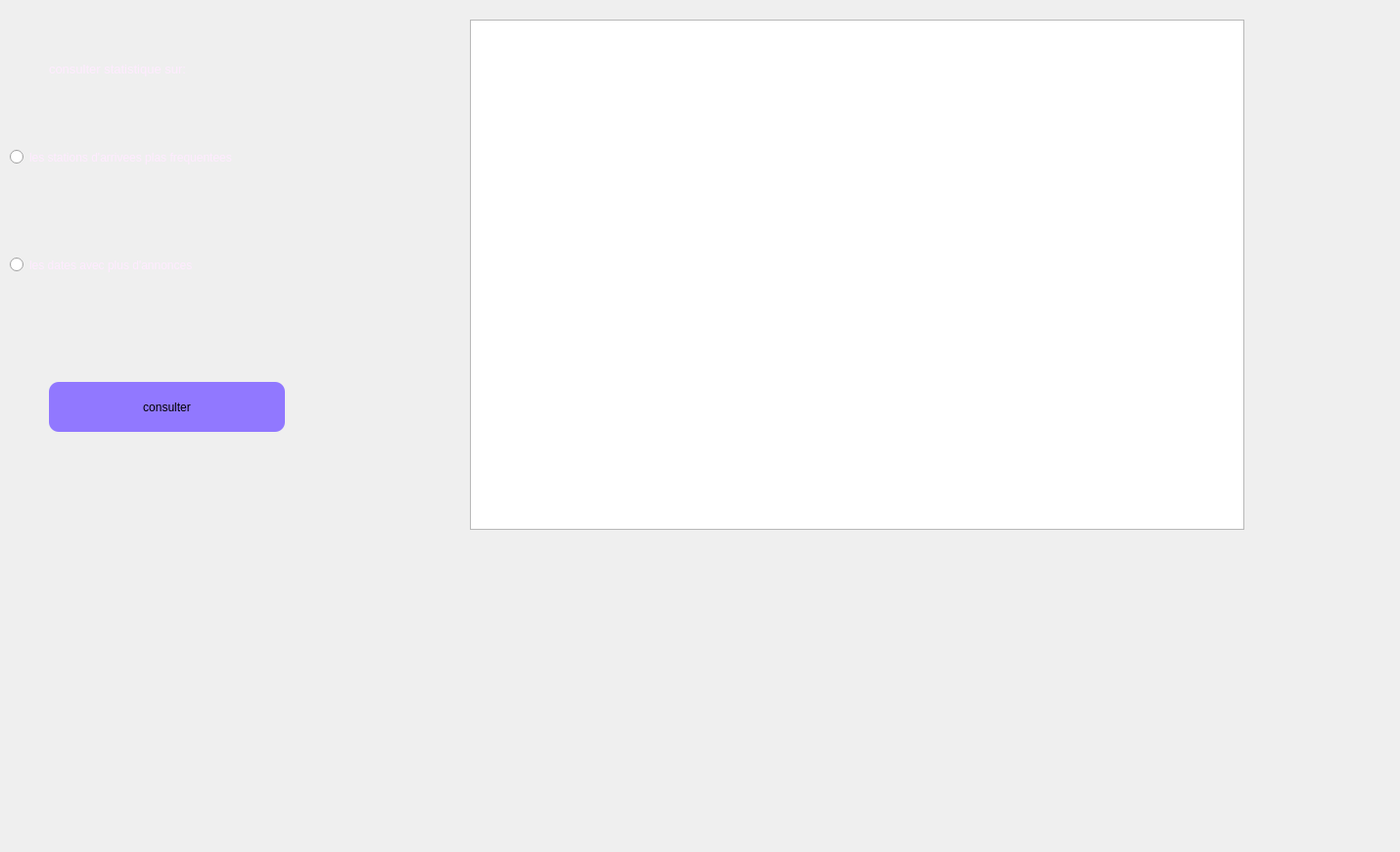
      <widget class="QWidget" name="tab_7">
       <attribute name="title">
        <string>consulter statistique</string>
       </attribute>
       <widget class="QLabel" name="label_16">
        <property name="geometry">
         <rect>
          <x>0</x>
          <y>0</y>
          <width>471</width>
          <height>321</height>
         </rect>
        </property>
        <property name="text">
         <string/>
        </property>
        <property name="pixmap">
         <pixmap>../../OneDrive/Documents/images/bg.jpg</pixmap>
        </property>
       </widget>
       <widget class="QRadioButton" name="stastat">
        <property name="geometry">
         <rect>
          <x>10</x>
          <y>120</y>
          <width>461</width>
          <height>81</height>
         </rect>
        </property>
        <property name="palette">
         <palette>
          <active>
           <colorrole role="WindowText">
            <brush brushstyle="SolidPattern">
             <color alpha="255">
              <red>255</red>
              <green>235</green>
              <blue>255</blue>
             </color>
            </brush>
           </colorrole>
          </active>
          <inactive>
           <colorrole role="WindowText">
            <brush brushstyle="SolidPattern">
             <color alpha="255">
              <red>255</red>
              <green>235</green>
              <blue>255</blue>
             </color>
            </brush>
           </colorrole>
          </inactive>
          <disabled>
           <colorrole role="WindowText">
            <brush brushstyle="SolidPattern">
             <color alpha="255">
              <red>120</red>
              <green>120</green>
              <blue>120</blue>
             </color>
            </brush>
           </colorrole>
          </disabled>
         </palette>
        </property>
        <property name="text">
         <string>les stations d'arrivees plas frequentees</string>
        </property>
       </widget>
       <widget class="QRadioButton" name="datestat">
        <property name="geometry">
         <rect>
          <x>10</x>
          <y>240</y>
          <width>391</width>
          <height>61</height>
         </rect>
        </property>
        <property name="palette">
         <palette>
          <active>
           <colorrole role="WindowText">
            <brush brushstyle="SolidPattern">
             <color alpha="255">
              <red>255</red>
              <green>235</green>
              <blue>255</blue>
             </color>
            </brush>
           </colorrole>
          </active>
          <inactive>
           <colorrole role="WindowText">
            <brush brushstyle="SolidPattern">
             <color alpha="255">
              <red>255</red>
              <green>235</green>
              <blue>255</blue>
             </color>
            </brush>
           </colorrole>
          </inactive>
          <disabled>
           <colorrole role="WindowText">
            <brush brushstyle="SolidPattern">
             <color alpha="255">
              <red>120</red>
              <green>120</green>
              <blue>120</blue>
             </color>
            </brush>
           </colorrole>
          </disabled>
         </palette>
        </property>
        <property name="text">
         <string>les dates avec plus d'annonces</string>
        </property>
       </widget>
       <widget class="QLabel" name="label_59">
        <property name="geometry">
         <rect>
          <x>50</x>
          <y>50</y>
          <width>331</width>
          <height>41</height>
         </rect>
        </property>
        <property name="palette">
         <palette>
          <active>
           <colorrole role="WindowText">
            <brush brushstyle="SolidPattern">
             <color alpha="255">
              <red>255</red>
              <green>235</green>
              <blue>255</blue>
             </color>
            </brush>
           </colorrole>
          </active>
          <inactive>
           <colorrole role="WindowText">
            <brush brushstyle="SolidPattern">
             <color alpha="255">
              <red>255</red>
              <green>235</green>
              <blue>255</blue>
             </color>
            </brush>
           </colorrole>
          </inactive>
          <disabled>
           <colorrole role="WindowText">
            <brush brushstyle="SolidPattern">
             <color alpha="255">
              <red>120</red>
              <green>120</green>
              <blue>120</blue>
             </color>
            </brush>
           </colorrole>
          </disabled>
         </palette>
        </property>
        <property name="text">
         <string>&lt;html&gt;&lt;head/&gt;&lt;body&gt;&lt;p&gt;&lt;span style=&quot; font-size:10pt;&quot;&gt;consulter statistique sur:&lt;/span&gt;&lt;/p&gt;&lt;/body&gt;&lt;/html&gt;</string>
        </property>
       </widget>
       <widget class="QTableView" name="tabstatan">
        <property name="geometry">
         <rect>
          <x>480</x>
          <y>20</y>
          <width>791</width>
          <height>521</height>
         </rect>
        </property>
       </widget>
       <widget class="QPushButton" name="consulterstatan">
        <property name="geometry">
         <rect>
          <x>50</x>
          <y>390</y>
          <width>241</width>
          <height>51</height>
         </rect>
        </property>
        <property name="cursor">
         <cursorShape>PointingHandCursor</cursorShape>
        </property>
        <property name="styleSheet">
         <string notr="true">background-color: rgb(0, 0, 255);
background-color: rgb(145, 120, 255);
border-radius: 10px;</string>
        </property>
        <property name="text">
         <string>consulter</string>
        </property>
       </widget>
       <widget class="QLabel" name="label_37">
        <property name="geometry">
         <rect>
          <x>-10</x>
          <y>-10</y>
          <width>1421</width>
          <height>861</height>
         </rect>
        </property>
        <property name="text">
         <string/>
        </property>
        <property name="pixmap">
         <pixmap>../images/bg.v1.jpg</pixmap>
        </property>
       </widget>
       <zorder>label_37</zorder>
       <zorder>label_16</zorder>
       <zorder>stastat</zorder>
       <zorder>datestat</zorder>
       <zorder>label_59</zorder>
       <zorder>tabstatan</zorder>
       <zorder>consulterstatan</zorder>
      </widget>
